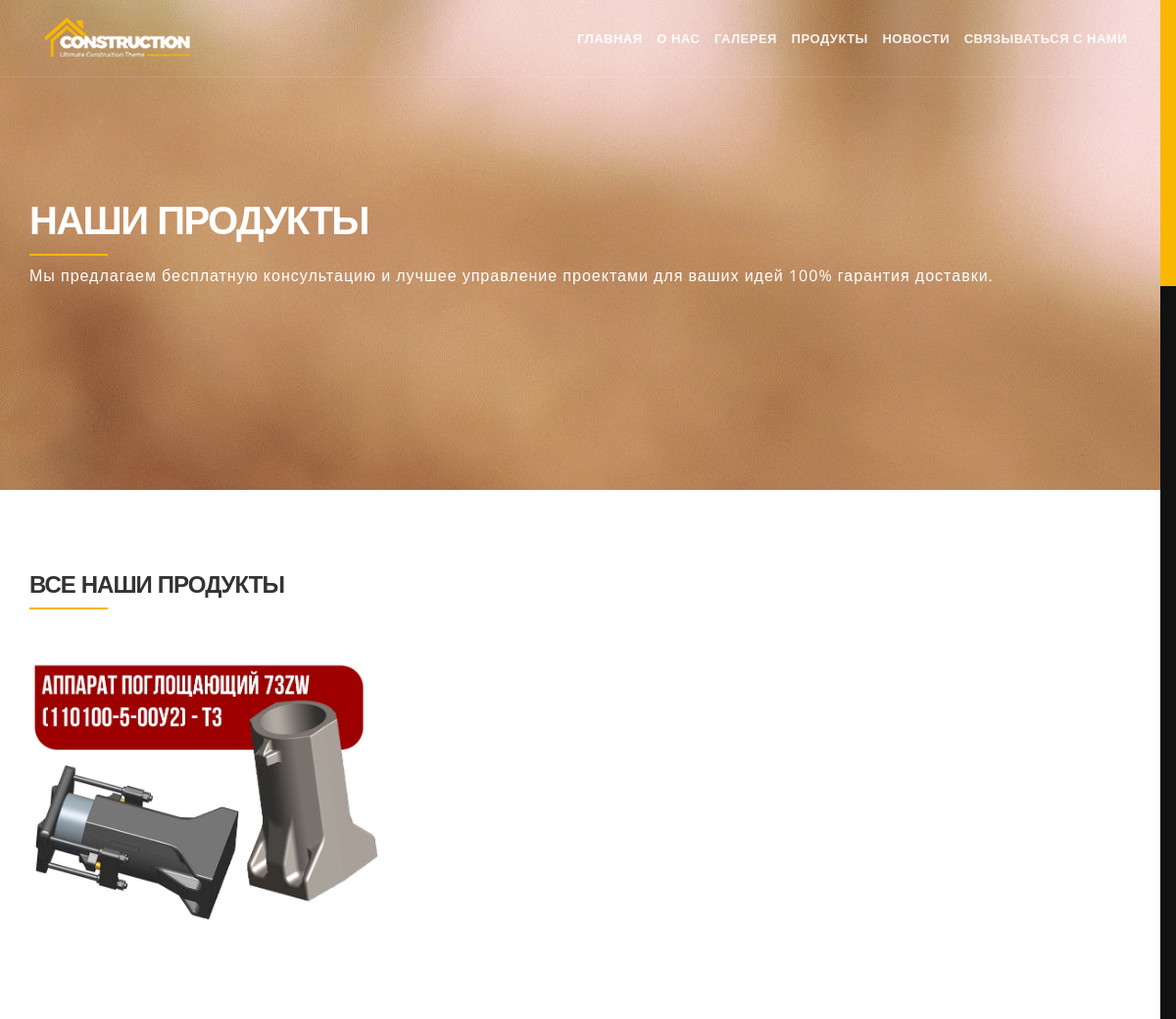
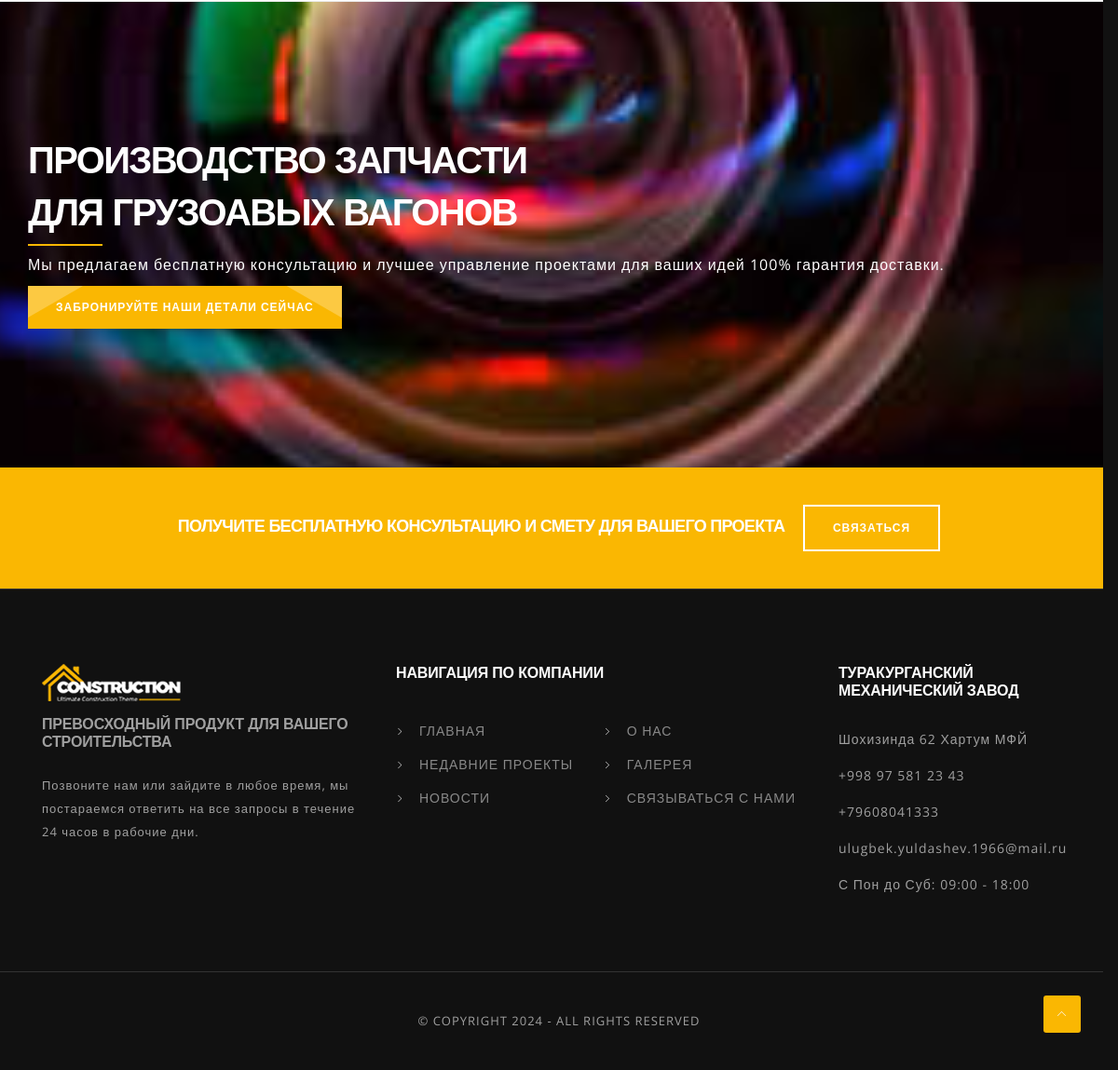
/projects/, run on the app's committed database (2 pictures, top to bottom).
### Main/models.py (models this page shows)
class Background_Img(models.Model):
    img = models.ImageField(upload_to='bg/')
    img2 = models.ImageField(upload_to='bg/')

class Product(models.Model):
    img = models.ImageField(upload_to='product/')
    name = models.CharField(max_length=255)
    description = models.TextField()

class Info(models.Model):
    logo = models.ImageField(upload_to='logo/')
    name = models.CharField(max_length=255)
    location = models.CharField(max_length=255)
    phone_uz = models.CharField(max_length=255)
    phone_ru = models.CharField(max_length=255)
    phone_2 = models.CharField(max_length=255)
    email = models.EmailField()
    timetable = models.CharField(max_length=255)

### Main/views.py (the view)
# urls.py: path('projects/', Project, name='projects'),
def Project(request):
    product = Product.objects.all().order_by('-id')
    bg = Background_Img.objects.last()
    info = Info.objects.last()
    context = {
        'bg': bg,
        'product': product,
        'info': info,
    }
    return render(request, 'project-3-col.html', context)

### templates/project-3-col.html (shortened to what this page needs)
{% load static %}
<!doctype html>
 <html class="no-js" lang="en">
    <head>
        <link rel="stylesheet" href="{% static 'css/construct-icons.css' %}">
        <link rel="stylesheet" href="{% static 'css/themify-icons.css'%}">
        <link rel="stylesheet" href="{% static 'css/animate.min.css' %}">
        <link rel="stylesheet" href="{% static 'css/elegant-line-icons.css' %}">
        <link rel="stylesheet" href="{% static 'css/bootstrap.min.css' %}">
        <link rel="stylesheet" href="{% static 'css/owl.carousel.min.css' %}">
        <link rel="stylesheet" href="{% static 'css/slicknav.min.css' %}">
        <link rel="stylesheet" href="{% static 'css/swipebox.min.css' %}">
        <link rel="stylesheet" href="{% static 'css/base.css' %}">
        <link rel="stylesheet" href="{% static 'css/main.css' %}">
        <link rel="stylesheet" href="{% static 'css/responsive.css' %}">
    </head>
    <body data-spy="scroll" data-target="#navbar" data-offset="60">
        <header id="header" class="header hide-top header-bd double-header">
            <div class="header-bottom ptb-10 pos-relative">
                <div class="container">
                    <div class="col-sm-3">
                        <div class="navbar-header">
                            <a href="#" class="brand"><img src="{% static 'img/logo-light.png' %}" alt="Construction"></a>
                        </div>
                    </div>
                    <div class="col-sm-9 hidden-xs">
                        <nav class="mainmenu pull-right">
                            <ul id="navi-menu">
                                <li class="current_page_item"><a href="{% url 'index' %}">Главная</a>
                                </li>
                                <li><a href="{% url 'about' %}">О нас</a>
                                </li>
                                <li><a href="{% url 'services' %}">Галерея</a>
                                </li>
                                <li><a href="{% url 'projects' %}">Продукты</a>
                                </li>
                                <li><a href="{% url 'blogs' %}">Новости</a>
                                </li>
                                <li><a href="{% url 'contact' %}">Связываться с нами</a>
                                </li>
                            </ul>
                        </nav>
                    </div>
                </div>
            </div>
        </header>
        <section class="page-heading height-500" style="background-image: url({{bg.img.url}})">
            <div class="display-table">
                <div class="table-cell">
                    <div class="container">
                        <div class="hero-content">
                            <h2 class="fz-40 text-white fw-8 mb-15">Наши продукты</h2>
                            <p class="text-white fz-16">Мы предлагаем бесплатную консультацию и лучшее управление проектами для ваших идей 100% гарантия доставки.</p>
                        </div>
                    </div>
                </div>
            </div>
        </section>
        <section id="portfolio" class="portfoio-section bd-bottom padding">
            <div class="container">
                <div class="row">
                    <div class="col-sm-6">
                        <div class="section-heading mb-40">
                            <h2 class="fw-7">Все наши продукты</h2>
                        </div>
                    </div>
                </div>
                <div class="portfolio-items filter-items row">
                    {% for i in product %}
                    <div class="col-sm-4 col-xs-6 single-item padding-10 architecture">
                        <div class="portfolio-box">
                            <img class="img-w1" src="{{i.img.url}}" alt="Portfolio Image">
                        </div>
                    </div>
                    {% endfor %}
                </div>
            </div>
        </section>
        <section class="cta-section bg-img height-500" style="background-image: url({{bg.img2.url}})">
            <div class="display-table">
                <div class="table-cell">
                    <div class="container">
                        <div class="hero-content">
                            <h2 class="fz-40 text-white fw-8 mb-15">Производство запчасти  <br>для грузоавых вагонов</h2>
                            <p class="text-white fz-16">Мы предлагаем бесплатную консультацию и лучшее управление проектами
                                для ваших идей 100% гарантия доставки.</p>
                            <a href="{% url 'contact' %}" class="b-btn">Забронируйте наши детали сейчас</a>
                        </div>
                    </div>
                </div>
            </div>
        </section>
        <section class="cta-section text-center bg-yellow ptb-40">
            <div class="container">
                <h2 class="text-white fz-18 no-margin display-inline-block">ПОЛУЧИТЕ БЕСПЛАТНУЮ КОНСУЛЬТАЦИЮ И СМЕТУ ДЛЯ ВАШЕГО ПРОЕКТА</h2>
                <a href="{% url 'contact' %}" class="b-btn btn-white btn-border ml-15">Связаться</a>
            </div>
        </section>
		<section class="widget-section bd-top-dark padding bg-dark">
            <div class="container">
                <div class="col-sm-4 col-xs-6 xs-padding">
                    <div class="widget-box">
                        <img class="mb-15" src="{{info.logo.url}}" alt="Construction">
                        <h4 class="text-light mb-25">Превосходный продукт для вашего строительства</h4>
                        <p class="fz-13 mb-25 text-light">Позвоните нам или зайдите в любое время, мы постараемся ответить на все запросы в течение 24 часов в рабочие дни.</p>
                    </div>
                </div>
                <div class="col-sm-5 col-xs-6 xs-padding">
                    <h4 class="text-white mb-40">Навигация по компании</h4>
                    <ul class="list-1 angel mb-20">
                            <li><a href="{% url 'index' %}">Главная</a></li>
                            <li><a href="{% url 'about' %}">О нас</a></li>
                            <li><a href="{% url 'projects' %}">Недавние Проекты</a></li>
                            <li><a href="{% url 'services' %}"> Галерея</a></li>
                            <li><a href="{% url 'blogs' %}">НОВОСТИ</a></li>
                            <li><a href="{% url 'contact' %}"> СВЯЗЫВАТЬСЯ С НАМИ</a></li>
                        </ul>
                </div>
                <div class="col-sm-3 col-xs-6 xs-padding">
                    <div class="widget-box">
                        <h4 class="text-white mb-30">{{info.name}}</h4>
                        <ul class="addr-info footer-addr text-light fz-14">
                            <li>{{info.location}}</li>
                            <li>{{info.phone_uz}}</li>
                            <li>{{info.phone_ru}}</li>
                            <li>{{info.email}}</li>
                            <li>{{info.timetable}}</li>
                        </ul>
                    </div>
                </div>
            </div>
        </section>
		<footer class="footer-section bg-dark text-center bd-top-dark ptb-40 tt-u">
            <div class="container">
                <p class="no-margin fz-13 text-light">&copy; Copyright 2024 - All Rights Reserved</p>
            </div>
        </footer>
        <a data-scroll href="#header" id="scroll-top" class="scroll-to-top"><i class="ti-angle-up"></i></a>
    </body>
</html>

### static/css/main.css (style rules this page uses)
.portfolio-box { position: relative; height: inherit; overflow: hidden; }
.addr-info li { color: #fff; margin-bottom: 5px; }
.addr-info.footer-addr li { color: #fff; margin-bottom: 13px; }
.addr-info li:last-child { margin: 0; }
.scroll-to-top { display: block; text-align: center; background-color: #FAB702; font-size: 10px; width: 40px; height: 40px; line-height: 40px; color: #fff; border-radius: 3px; position: fixed; bottom: 40px; right: 40px; z-index: 999; }

### data on the page
Background_Img: img (picture), img2 (picture)
Product: img (picture)
Info: logo (picture), name "ТУРАКУРГАНСКИЙ МЕХАНИЧЕСКИЙ ЗАВОД", location "Шохизинда 62 Хартум МФЙ", phone_uz "+998 97 581 23 43", phone_ru "+79608041333", email "ulugbek.yuldashev.1966@mail.ru", timetable "С Пон до Суб: 09:00 - 18:00"
